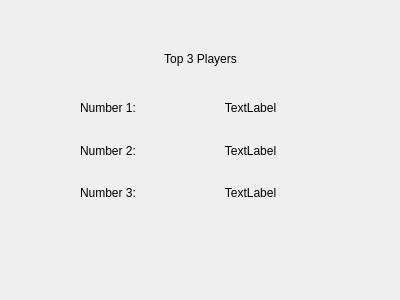
<?xml version="1.0" encoding="UTF-8"?>
<ui version="4.0">
 <class>GUITopThree</class>
 <widget class="QWidget" name="GUITopThree">
  <property name="geometry">
   <rect>
    <x>0</x>
    <y>0</y>
    <width>400</width>
    <height>300</height>
   </rect>
  </property>
  <property name="windowTitle">
   <string>Form</string>
  </property>
  <widget class="QLabel" name="titleLabel">
   <property name="geometry">
    <rect>
     <x>0</x>
     <y>50</y>
     <width>401</width>
     <height>17</height>
    </rect>
   </property>
   <property name="text">
    <string>Top 3 Players</string>
   </property>
   <property name="alignment">
    <set>Qt::AlignCenter</set>
   </property>
  </widget>
  <widget class="QWidget" name="">
   <property name="geometry">
    <rect>
     <x>80</x>
     <y>90</y>
     <width>81</width>
     <height>121</height>
    </rect>
   </property>
   <layout class="QVBoxLayout" name="verticalLayout">
    <item>
     <widget class="QLabel" name="label">
      <property name="text">
       <string>Number 1:</string>
      </property>
     </widget>
    </item>
    <item>
     <widget class="QLabel" name="label_2">
      <property name="text">
       <string>Number 2:</string>
      </property>
     </widget>
    </item>
    <item>
     <widget class="QLabel" name="label_3">
      <property name="text">
       <string>Number 3:</string>
      </property>
     </widget>
    </item>
   </layout>
  </widget>
  <widget class="QWidget" name="">
   <property name="geometry">
    <rect>
     <x>180</x>
     <y>90</y>
     <width>141</width>
     <height>121</height>
    </rect>
   </property>
   <layout class="QVBoxLayout" name="verticalLayout_2">
    <item>
     <widget class="QLabel" name="oneLabel">
      <property name="text">
       <string>TextLabel</string>
      </property>
      <property name="alignment">
       <set>Qt::AlignCenter</set>
      </property>
     </widget>
    </item>
    <item>
     <widget class="QLabel" name="twoLabel">
      <property name="text">
       <string>TextLabel</string>
      </property>
      <property name="alignment">
       <set>Qt::AlignCenter</set>
      </property>
     </widget>
    </item>
    <item>
     <widget class="QLabel" name="threeLabel">
      <property name="text">
       <string>TextLabel</string>
      </property>
      <property name="alignment">
       <set>Qt::AlignCenter</set>
      </property>
     </widget>
    </item>
   </layout>
  </widget>
 </widget>
 <resources/>
 <connections/>
</ui>
